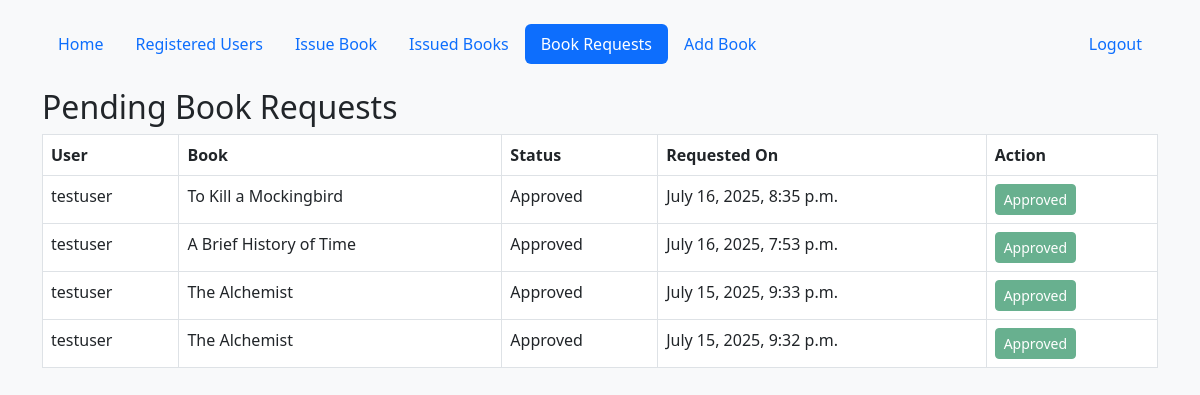
The app's page /book-requests/ (signed in) with its own data.
### library/models.py (models this page shows, shortened)
class BookRequest(models.Model):
    STATUS_CHOICES = [
        ('Pending', 'Pending'),
        ('Approved', 'Approved'),
        ('Rejected', 'Rejected'),
    ]
    user = models.ForeignKey(User, on_delete=models.CASCADE)
    book = models.ForeignKey(Book, on_delete=models.CASCADE)
    status = models.CharField(max_length=20, choices=STATUS_CHOICES, default='Pending')
    request_date = models.DateTimeField(auto_now_add=True)

class Book(models.Model):
    title = models.CharField(max_length=200)
    author = models.CharField(max_length=200)
    isbn = models.CharField(max_length=20, blank=True, null=True)
    category = models.CharField(max_length=100, blank=True, null=True)
    status = models.CharField(
        max_length=20,
        choices=[('Available', 'Available'), ('Requested', 'Requested'), ('Approved', 'Approved')],
        default='Available'
    )

### library/views.py (the view)
# urls.py: path('book-requests/', views.book_requests_list, name='book_requests_list'),
@staff_member_required
def book_requests_list(request):
    requests = BookRequest.objects.all().order_by('-request_date')
    return render(request, 'library/book_requests.html', {'requests': requests})

### library/templates/library/book_requests.html
{% extends 'library/base.html' %}
{% block content %}
<h2>Pending Book Requests</h2>
<table class="table table-bordered">
    <thead>
        <tr>
            <th>User</th>
            <th>Book</th>
            <th>Status</th>
            <th>Requested On</th>
            <th>Action</th>
        </tr>
    </thead>
    <tbody>
        {% for req in requests %}
        <tr>
            <td>{{ req.user.username }}</td>
            <td>{{ req.book.title }}</td>
            <td>{{ req.status }}</td>
            <td>{{ req.request_date }}</td>
            <td>
                <a href="{% url 'approve_request' req.id %}"
                   class="btn btn-success btn-sm {% if req.status == 'Approved' %}disabled{% endif %}">
                   {% if req.status == 'Approved' %}Approved{% else %}Approve{% endif %}
                </a>
            </td>
        </tr>
        {% empty %}
        <tr>
            <td colspan="5">No pending requests.</td>
        </tr>
        {% endfor %}
    </tbody>
</table>
{% endblock %}

### records on screen
BookRequest: user.username "testuser", book "To Kill a Mockingbird", status "Approved", request_date "July 16, 2025, 8:35 p.m."
BookRequest: user.username "testuser", book "A Brief History of Time", status "Approved", request_date "July 16, 2025, 7:53 p.m."
BookRequest: user.username "testuser", book "The Alchemist", status "Approved", request_date "July 15, 2025, 9:33 p.m."
BookRequest: user.username "testuser", book "The Alchemist", status "Approved", request_date "July 15, 2025, 9:32 p.m."
